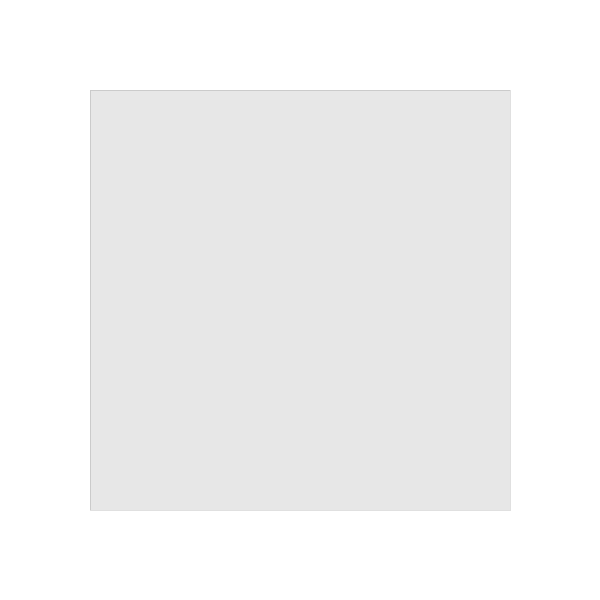
Frame 1 (no input)
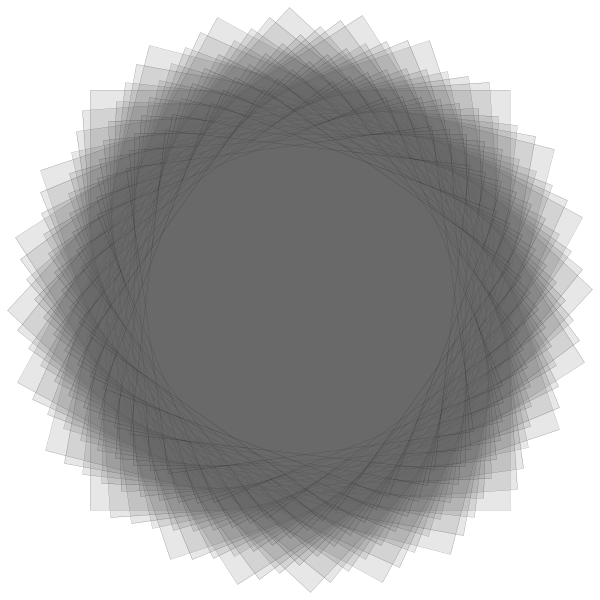
Frame 60 (the mouse pressed at the canvas centre just before this capture)
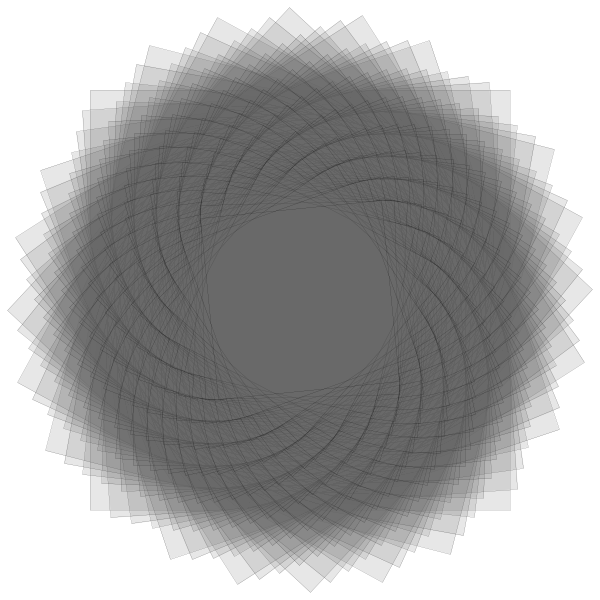
Frame 120 (the mouse held since frame 60 and released just before this capture)

The Processing sketch that drew these frames (run headless with seeded random() and noise(); from frame 60 on, the mouse is pressed at the canvas centre):

// Processing sketch: processing_25460
// ── processing_25460.pde

float theta,t;
int d;
float speed=2000;
int dir=1;

void setup() {
  size(600,600);
  background(255);
  strokeWeight(0.01);
  stroke(0);
  fill(100,40);
  d=width-180;
}

void draw() {
  translate(width/2,height/2);
  rotate(t/width*dir);
  rectMode(CENTER);
  rect(0,0,d,d);
  t+=speed*0.075;
  d-=2;
  //dir*=-1;
  
  if(d<10) {
    delay(1000);
    background(255);
    d=width-180;
    fill(random(128,255),random(128,255),random(128,255),40);
    dir*=-1;
  }
}
